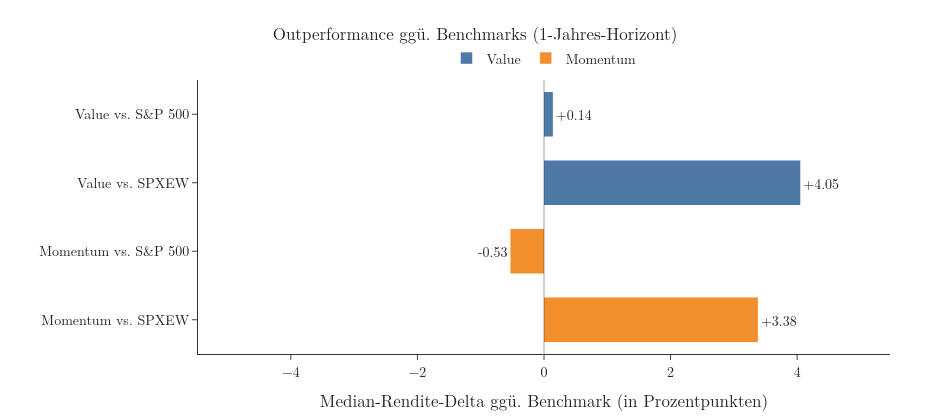
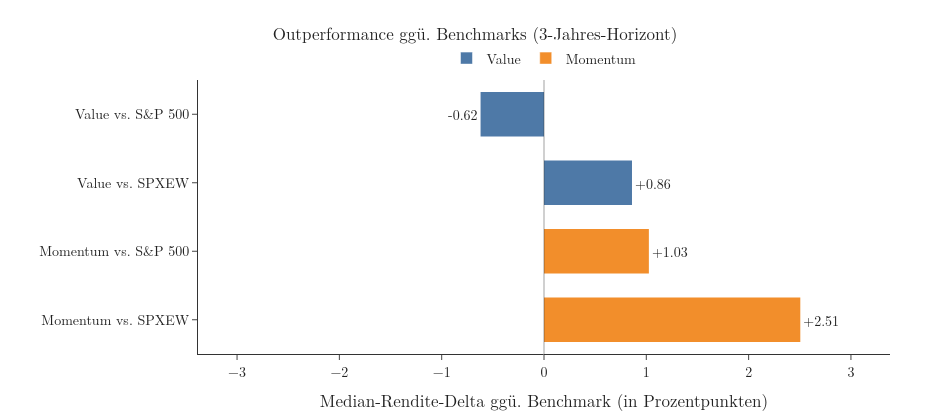
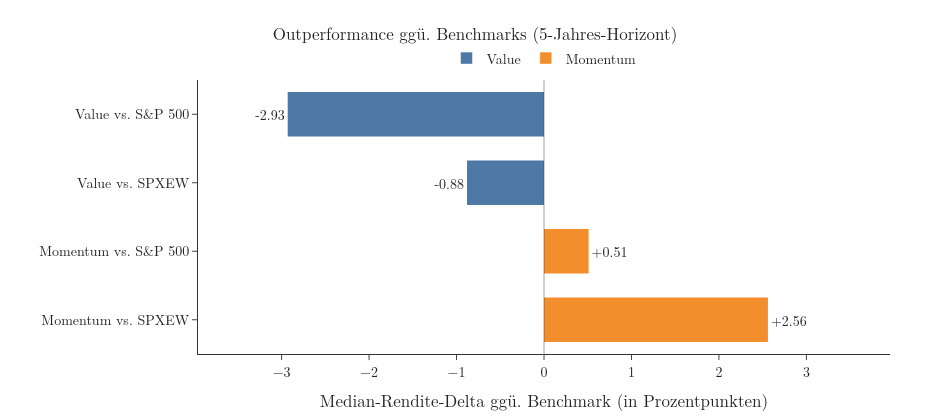

The code cell stored with these charts, in order, in its notebook:
### Code cell
from pathlib import Path
import plotly.express as px
import plotly.graph_objects as go
import pandas as pd

BLUE = "#4E79A7"      # Value
ORANGE = "#F28E2B"    # Momentum
FONT_FAMILY = "Latin Modern Roman, Times New Roman, serif"

label_map = {
    "delta_val_gspc": "Value vs. S&P 500",
    "delta_val_spxew": "Value vs. SPXEW",
    "delta_mom_gspc": "Momentum vs. S&P 500",
    "delta_mom_spxew": "Momentum vs. SPXEW",
}
strategy_of = {
    "delta_val_gspc": "Value",
    "delta_val_spxew": "Value",
    "delta_mom_gspc": "Momentum",
    "delta_mom_spxew": "Momentum",
}
color_of = {"Value": BLUE, "Momentum": ORANGE}

fixed_order = list(label_map.values())    # feste Reihenfolge, wie von dir vorgegeben

for h in horizons:

    row = df_unified_grouped.loc[h]

    df_filtered = pd.DataFrame({
        "delta_key": list(label_map.keys()),
    })
    df_filtered["label"] = df_filtered["delta_key"].map(label_map)
    df_filtered["strategy"] = df_filtered["delta_key"].map(strategy_of)
    df_filtered["delta"] = df_filtered["delta_key"].map(lambda k: row[k])
    df_filtered["Farbe"] = df_filtered["strategy"].map(color_of)
    # kein sort_values mehr -> Reihenfolge bleibt wie in label_map definiert

    fig = px.bar(
        df_filtered,
        x="delta",
        y="label",
        orientation="h",
        category_orders={"label": fixed_order},   # <-- erzwingt feste Reihenfolge
    )

    fig.update_traces(
        marker_color=df_filtered["Farbe"],
        marker_line_width=0,
        width=0.65,
        text=df_filtered["delta"].map(lambda x: f"{x:+.2f}"),
        textposition="outside",
        textfont=dict(size=14, family=FONT_FAMILY),
        cliponaxis=False,
    )

    fig.add_vline(
        x=0,
        line_width=1.5,
        line_color="#333333"
    )

    max_abs = abs(df_filtered["delta"]).max()

    fig.update_xaxes(
        title="Median-Rendite-Delta ggü. Benchmark (in Prozentpunkten)",
        range=[-max_abs * 1.35, max_abs * 1.35],
        zeroline=False,
        gridcolor="#e6e6e6",
        showline=True,
        linecolor="#333333",
        ticks="outside",
    )

    fig.update_yaxes(
        title="",
        categoryorder="array",
        categoryarray=fixed_order[::-1],   # <-- reversed, da Plotly y-Achse von unten nach oben zeichnet
        showline=True,
        linecolor="#333333",
        ticks="outside",
        automargin=True,
    )

    fig.update_layout(
        title=f"Outperformance ggü. Benchmarks ({h}-Jahres-Horizont)",
        title_x=0.5,
        title_font=dict(size=17, family=FONT_FAMILY),
        font=dict(size=14, family=FONT_FAMILY, color="#222222"),
        width=950,
        height=420,
        template="simple_white",
        margin=dict(l=40, r=60, t=80, b=50),
        showlegend=True,
        legend=dict(
            orientation="h",
            yanchor="bottom", y=1.02,
            xanchor="center", x=0.5,
            title=None,
        ),
        plot_bgcolor="white",
        paper_bgcolor="white",
    )

    fig.add_trace(go.Bar(x=[None], y=[None], marker_color=BLUE, name="Value"))
    fig.add_trace(go.Bar(x=[None], y=[None], marker_color=ORANGE, name="Momentum"))

    fig.show()

    output_dir = Path(save_path) / "benchmark_delta"
    output_dir.mkdir(parents=True, exist_ok=True)
    file_path = output_dir / f"{h}_year_benchmark_delta.png"
    fig.write_image(file_path, scale=3)

### Figure 1 — Plotly figure (JSON) as saved in the notebook; plotly's stock layout.template omitted (floating-point values rounded to 4 significant figures)
{"data": [{"cliponaxis": false, "hovertemplate": "delta=%{x}<br>label=%{y}<extra></extra>", "legendgroup": "", "marker": {"color": ["#4E79A7", "#4E79A7", "#F28E2B", "#F28E2B"], "line": {"width": 0}, "pattern": {"shape": ""}}, "name": "", "orientation": "h", "showlegend": false, "text": ["+0.14", "+4.05", "-0.53", "+3.38"], "textfont": {"family": "Latin Modern Roman, Times New Roman, serif", "size": 14}, "textposition": "outside", "type": "bar", "width": 0.65, "x": [0.14, 4.05, -0.53, 3.38], "xaxis": "x", "y": ["Value vs. S&P 500", "Value vs. SPXEW", "Momentum vs. S&P 500", "Momentum vs. SPXEW"], "yaxis": "y"}, {"marker": {"color": "#4E79A7"}, "name": "Value", "type": "bar", "x": [null], "y": [null]}, {"marker": {"color": "#F28E2B"}, "name": "Momentum", "type": "bar", "x": [null], "y": [null]}], "layout": {"barmode": "relative", "font": {"color": "#222222", "family": "Latin Modern Roman, Times New Roman, serif", "size": 14}, "height": 420, "legend": {"orientation": "h", "title": {}, "tracegroupgap": 0, "x": 0.5, "xanchor": "center", "y": 1.02, "yanchor": "bottom"}, "margin": {"b": 50, "l": 40, "r": 60, "t": 80}, "paper_bgcolor": "white", "plot_bgcolor": "white", "shapes": [{"line": {"color": "#333333", "width": 1.5}, "type": "line", "x0": 0, "x1": 0, "xref": "x", "y0": 0, "y1": 1, "yref": "y domain"}], "showlegend": true, "title": {"font": {"family": "Latin Modern Roman, Times New Roman, serif", "size": 17}, "text": "Outperformance ggü. Benchmarks (1-Jahres-Horizont)", "x": 0.5}, "width": 950, "xaxis": {"anchor": "y", "domain": [0, 1], "gridcolor": "#e6e6e6", "linecolor": "#333333", "range": [-5.467, 5.467], "showline": true, "ticks": "outside", "title": {"text": "Median-Rendite-Delta ggü. Benchmark (in Prozentpunkten)"}, "zeroline": false}, "yaxis": {"anchor": "x", "automargin": true, "categoryarray": ["Momentum vs. SPXEW", "Momentum vs. S&P 500", "Value vs. SPXEW", "Value vs. S&P 500"], "categoryorder": "array", "domain": [0, 1], "linecolor": "#333333", "showline": true, "ticks": "outside", "title": {"text": ""}}}}

### Figure 2 — Plotly figure (JSON) as saved in the notebook; plotly's stock layout.template omitted (floating-point values rounded to 4 significant figures)
{"data": [{"cliponaxis": false, "hovertemplate": "delta=%{x}<br>label=%{y}<extra></extra>", "legendgroup": "", "marker": {"color": ["#4E79A7", "#4E79A7", "#F28E2B", "#F28E2B"], "line": {"width": 0}, "pattern": {"shape": ""}}, "name": "", "orientation": "h", "showlegend": false, "text": ["-0.62", "+0.86", "+1.03", "+2.51"], "textfont": {"family": "Latin Modern Roman, Times New Roman, serif", "size": 14}, "textposition": "outside", "type": "bar", "width": 0.65, "x": [-0.62, 0.86, 1.025, 2.505], "xaxis": "x", "y": ["Value vs. S&P 500", "Value vs. SPXEW", "Momentum vs. S&P 500", "Momentum vs. SPXEW"], "yaxis": "y"}, {"marker": {"color": "#4E79A7"}, "name": "Value", "type": "bar", "x": [null], "y": [null]}, {"marker": {"color": "#F28E2B"}, "name": "Momentum", "type": "bar", "x": [null], "y": [null]}], "layout": {"barmode": "relative", "font": {"color": "#222222", "family": "Latin Modern Roman, Times New Roman, serif", "size": 14}, "height": 420, "legend": {"orientation": "h", "title": {}, "tracegroupgap": 0, "x": 0.5, "xanchor": "center", "y": 1.02, "yanchor": "bottom"}, "margin": {"b": 50, "l": 40, "r": 60, "t": 80}, "paper_bgcolor": "white", "plot_bgcolor": "white", "shapes": [{"line": {"color": "#333333", "width": 1.5}, "type": "line", "x0": 0, "x1": 0, "xref": "x", "y0": 0, "y1": 1, "yref": "y domain"}], "showlegend": true, "title": {"font": {"family": "Latin Modern Roman, Times New Roman, serif", "size": 17}, "text": "Outperformance ggü. Benchmarks (3-Jahres-Horizont)", "x": 0.5}, "width": 950, "xaxis": {"anchor": "y", "domain": [0, 1], "gridcolor": "#e6e6e6", "linecolor": "#333333", "range": [-3.382, 3.382], "showline": true, "ticks": "outside", "title": {"text": "Median-Rendite-Delta ggü. Benchmark (in Prozentpunkten)"}, "zeroline": false}, "yaxis": {"anchor": "x", "automargin": true, "categoryarray": ["Momentum vs. SPXEW", "Momentum vs. S&P 500", "Value vs. SPXEW", "Value vs. S&P 500"], "categoryorder": "array", "domain": [0, 1], "linecolor": "#333333", "showline": true, "ticks": "outside", "title": {"text": ""}}}}

### Figure 3 — Plotly figure (JSON) as saved in the notebook; plotly's stock layout.template omitted (floating-point values rounded to 4 significant figures)
{"data": [{"cliponaxis": false, "hovertemplate": "delta=%{x}<br>label=%{y}<extra></extra>", "legendgroup": "", "marker": {"color": ["#4E79A7", "#4E79A7", "#F28E2B", "#F28E2B"], "line": {"width": 0}, "pattern": {"shape": ""}}, "name": "", "orientation": "h", "showlegend": false, "text": ["-2.93", "-0.88", "+0.51", "+2.56"], "textfont": {"family": "Latin Modern Roman, Times New Roman, serif", "size": 14}, "textposition": "outside", "type": "bar", "width": 0.65, "x": [-2.93, -0.88, 0.51, 2.56], "xaxis": "x", "y": ["Value vs. S&P 500", "Value vs. SPXEW", "Momentum vs. S&P 500", "Momentum vs. SPXEW"], "yaxis": "y"}, {"marker": {"color": "#4E79A7"}, "name": "Value", "type": "bar", "x": [null], "y": [null]}, {"marker": {"color": "#F28E2B"}, "name": "Momentum", "type": "bar", "x": [null], "y": [null]}], "layout": {"barmode": "relative", "font": {"color": "#222222", "family": "Latin Modern Roman, Times New Roman, serif", "size": 14}, "height": 420, "legend": {"orientation": "h", "title": {}, "tracegroupgap": 0, "x": 0.5, "xanchor": "center", "y": 1.02, "yanchor": "bottom"}, "margin": {"b": 50, "l": 40, "r": 60, "t": 80}, "paper_bgcolor": "white", "plot_bgcolor": "white", "shapes": [{"line": {"color": "#333333", "width": 1.5}, "type": "line", "x0": 0, "x1": 0, "xref": "x", "y0": 0, "y1": 1, "yref": "y domain"}], "showlegend": true, "title": {"font": {"family": "Latin Modern Roman, Times New Roman, serif", "size": 17}, "text": "Outperformance ggü. Benchmarks (5-Jahres-Horizont)", "x": 0.5}, "width": 950, "xaxis": {"anchor": "y", "domain": [0, 1], "gridcolor": "#e6e6e6", "linecolor": "#333333", "range": [-3.955, 3.955], "showline": true, "ticks": "outside", "title": {"text": "Median-Rendite-Delta ggü. Benchmark (in Prozentpunkten)"}, "zeroline": false}, "yaxis": {"anchor": "x", "automargin": true, "categoryarray": ["Momentum vs. SPXEW", "Momentum vs. S&P 500", "Value vs. SPXEW", "Value vs. S&P 500"], "categoryorder": "array", "domain": [0, 1], "linecolor": "#333333", "showline": true, "ticks": "outside", "title": {"text": ""}}}}
